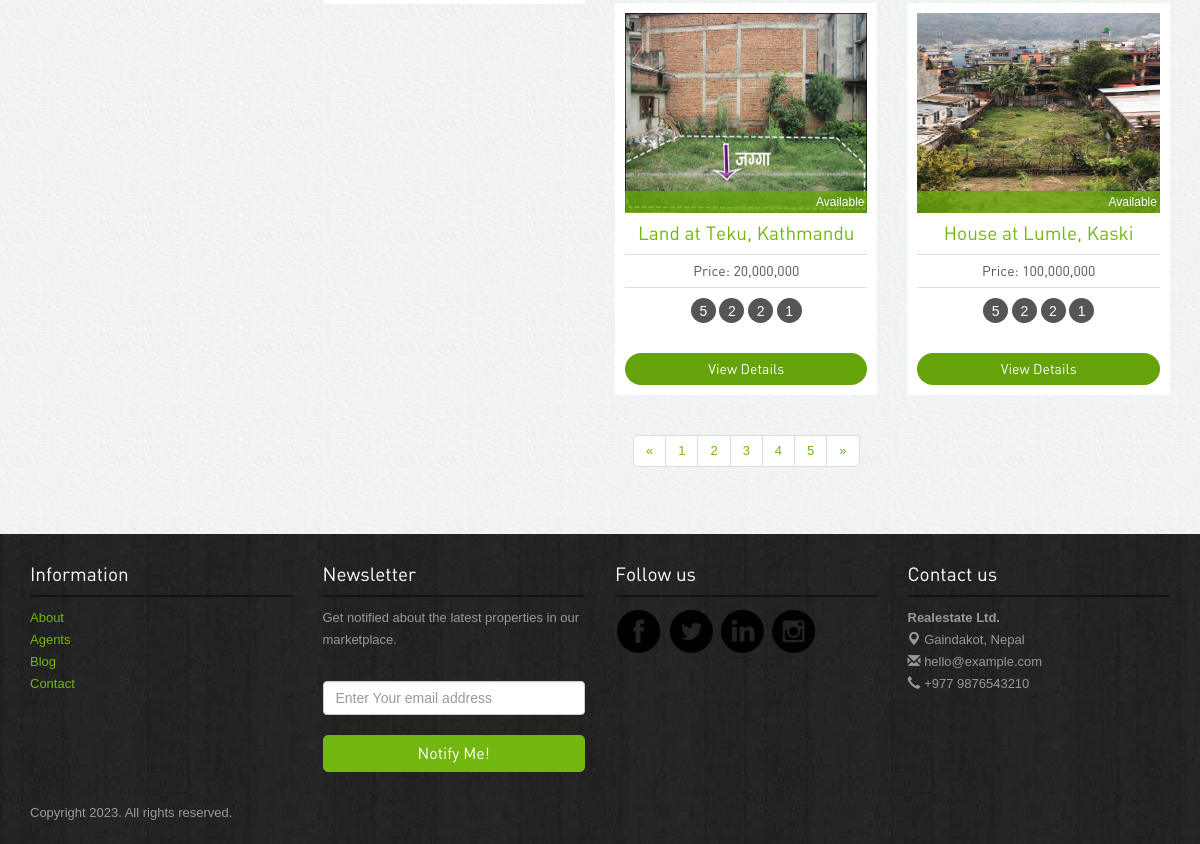
/search-result/ (lower part), run on an earlier commit of the app's database.
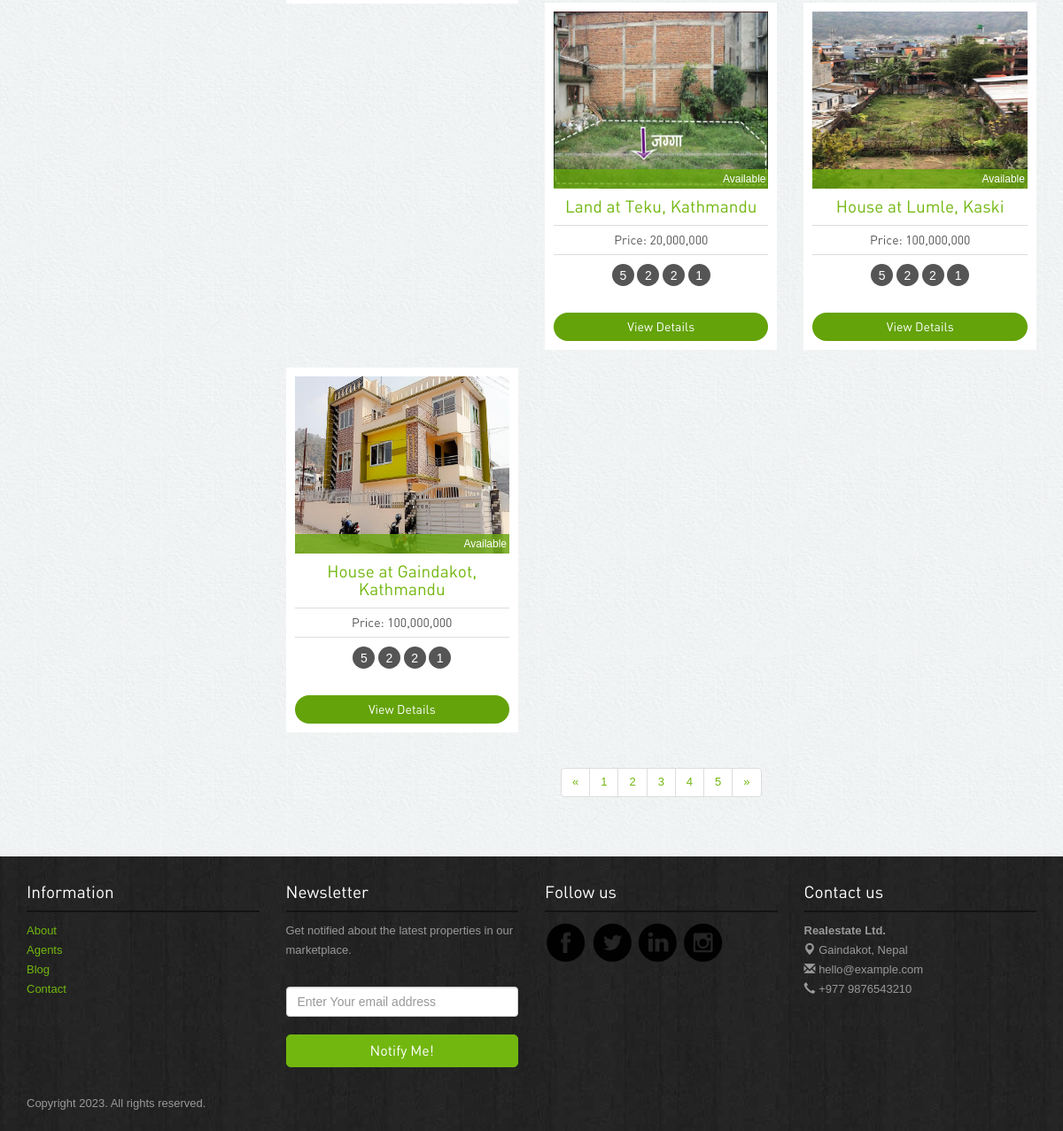
And on a later commit of the database.
### app/models.py (models this page shows)
class Property(models.Model):
    STATUS_CHOICES = [
        ("Select", "Select"),
        ("Available", "Available"),
        ("Rented", "Rented"),
        ("Sold", "Sold"),
    ]
    TYPE_CHOICES = [
        ("House", "House"),
        ("Land", "Land"),
        ("Apartment", "Apartment"),
        ("Commercial", "Commercial"),
    ]
    FOR_CHOICES = [
        ("Buyer", "Buyer"),
        ("Renter", "Renter"),
    ]
    property_type = models.CharField(
        max_length=100, choices=TYPE_CHOICES, default="select"
    )
    property_for = models.CharField(
        max_length=20, choices=FOR_CHOICES, default="select"
    )
    image = models.ImageField(
        blank=True, validators=[image_validations], upload_to="property_images"
    )
    price = models.CharField(max_length=20, blank=True)
    city = models.CharField(max_length=50)
    district = models.CharField(max_length=200)
    zip_code = models.CharField(max_length=20)
    description = models.TextField()
    status = models.CharField(max_length=20, choices=STATUS_CHOICES, default="Select")
    def __str__(self):
        return f"{self.property_type} at {self.city}, {self.district}"

### app/views.py (the view)
# urls.py: path("search-result/", views.SearchResultPage, name="search-result"),
def SearchResultPage(request):
    location = request.GET.get("location", "")
    property_for = request.GET.get("property_for", "")
    property_type = request.GET.get("property_type", "")
    properties = Property.objects.all()
    if location:
        properties = properties.filter(
            Q(city__icontains=location) | Q(district__icontains=location)
        )
    if property_for:
        properties = properties.filter(property_for__icontains=property_for)
    if property_type:
        properties = properties.filter(property_type__icontains=property_type)
    context = {"properties": properties}
    return render(request, "search/search-result.html", context)

### templates/search/search-result.html (shortened to what this page needs)
{% extends '../home.html' %}
{% load static %}
{% block content %}
<div class="container">
    <div class="properties-listing spacer">
        <div class="row">
            <div class="col-lg-9 col-sm-8">
                <div class="row">
                    {% if properties %}
                    {% for property in properties %}
                    <div class="col-lg-4 col-sm-6">
                        <div class="properties">
                            <div class="image-holder"><img src="{{property.image.url}}" class="img-responsive"
                                    alt="properties" style="width: 250px; height:200px;">
                                <div class="status sold">{{property.status}}</div>
                            </div>
                            {% if property.property_for == 'Renter' %}
                            <h4><a href="{% url 'property-details' 'rent' property.pk %}">{{property}}</a></h4>
                            {% else %}
                            <h4><a href="{% url 'property-details' 'buy' property.pk %}">{{property}}</a></h4>
                            {% endif %}
                            <p class="price">Price: {{property.price}}</p>
                            <div class="listing-detail"><span data-toggle="tooltip" data-placement="bottom"
                                    data-original-title="Bed Room">5</span> <span data-toggle="tooltip"
                                    data-placement="bottom" data-original-title="Living Room">2</span> <span
                                    data-toggle="tooltip" data-placement="bottom" data-original-title="Parking">2</span>
                                <span data-toggle="tooltip" data-placement="bottom"
                                    data-original-title="Kitchen">1</span>
                            </div>
                            {% if property.property_for == 'Renter' %}
                            <a class="btn btn-primary" href="{% url 'property-details' 'rent' property.pk %}">View
                                Details</a>
                            {% else %}
                            <a class="btn btn-primary" href="{% url 'property-details' 'buy' property.pk %}">View
                                Details</a>
                            {% endif %}
                        </div>
                    </div>
                    {% endfor %}
                    {% endif %}
                </div>
                <div class="center">
                    <ul class="pagination">
                        <li><a href="#">«</a></li>
                        <li><a href="#">1</a></li>
                        <li><a href="#">2</a></li>
                        <li><a href="#">3</a></li>
                        <li><a href="#">4</a></li>
                        <li><a href="#">5</a></li>
                        <li><a href="#">»</a></li>
                    </ul>
                </div>
            </div>
        </div>
    </div>
</div>
{% endblock %}

### templates/home.html (shortened to what this page needs)
{% extends 'index.html' %}
{% load static %}

### templates/index.html (shortened to what this page needs)
<!DOCTYPE html>
<html lang="en">
{% load static %}
<head>
  <link rel="stylesheet" href="{% static 'assets/bootstrap/css/bootstrap.css' %}" />
  <link rel="stylesheet" href="{% static 'assets/style.css' %}" />
  <link rel="stylesheet" href="https://cdnjs.cloudflare.com/ajax/libs/dropzone/5.9.3/dropzone.min.css" />
  <link rel="stylesheet" href="{% static 'assets/owl-carousel/owl.carousel.css' %}">
  <link rel="stylesheet" href="{% static 'assets/owl-carousel/owl.theme.css' %}">
  <link rel="stylesheet" type="text/css" href="{% static 'assets/slitslider/css/style.css' %}" />
  <link rel="stylesheet" type="text/css" href="{% static 'assets/slitslider/css/custom.css' %}" />
</head>
<body>
  {% block content %}{% endblock %}
  {% block footer %}
  <div class="footer">
    <div class="container">
      <div class="row">
        <div class="col-lg-3 col-sm-3">
          <h4>Information</h4>
          <ul class="row">
            <li class="col-lg-12 col-sm-12 col-xs-3"><a href="{% url 'about' %}">About</a></li>
            <li class="col-lg-12 col-sm-12 col-xs-3"><a href="{% url 'agents' %}">Agents</a></li>
            <li class="col-lg-12 col-sm-12 col-xs-3"><a href="{% url 'blog' %}">Blog</a></li>
            <li class="col-lg-12 col-sm-12 col-xs-3"><a href="{% url 'contact' %}">Contact</a></li>
          </ul>
        </div>
        <div class="col-lg-3 col-sm-3">
          <h4>Newsletter</h4>
          <p>Get notified about the latest properties in our marketplace.</p>
          <form class="form-inline" role="form">
            <input type="text" placeholder="Enter Your email address" class="form-control">
            <button class="btn btn-success" type="button">Notify Me!</button>
          </form>
        </div>
        <div class="col-lg-3 col-sm-3">
          <h4>Follow us</h4>
          <a href="https://www.facebook.com/sandeepsharmag35" target="_blank"><img
              src="{% static 'images/facebook.png' %}" alt="facebook"></a>
          <a href="https://twitter.com/slayrant/" target="_blank"><img src="{% static 'images/twitter.png' %}"
              alt="twitter"></a>
          <a href="#"><img src="{% static 'images/linkedin.png' %}" target="_blank" alt="linkedin"></a>
          <a href="https://instagram.com/sandip.slayrant/" target="_blank"><img
              src="{% static 'images/instagram.png' %}" alt="instagram"></a>
        </div>
        <div class="col-lg-3 col-sm-3">
          <h4>Contact us</h4>
          <p><b>Realestate Ltd.</b><br>
            <span class="glyphicon glyphicon-map-marker"></span> Gaindakot, Nepal <br>
            <span class="glyphicon glyphicon-envelope"></span> hello@example.com<br>
            <span class="glyphicon glyphicon-earphone"></span> +977 9876543210
          </p>
        </div>
      </div>
      <p class="copyright">Copyright 2023. All rights reserved. </p>
    </div>
  </div>
  {% endblock %}
</body>
</html>

### static/assets/style.css (style rules this page uses)
body { color:#555; font:normal 13px/22px Arial; background:url(../images/bgmain.png) #eee; }
h1,h2,h3,h4,h5 { font-weight:normal; font-family: din;margin: 0;padding: 0;color: #000 }
h4 { margin: 10px 0; font-size: 19px; }
p { margin-bottom: 30px; }
.spacer { margin-top: 40px;margin-bottom:40px; }
.center { text-align: center; }
select,input { outline: 0; margin-bottom: 20px; }
.btn { border-radius: 5px; font-family: din; outline: none; }
.btn-success { background: #72b70f;border:1px solid #72b70f;padding:6px 20px; font-size:16px; width: 100%; }
.btn-primary { background: #64a30a;border:none;width: 100%;border-radius: 20px; }
.properties-listing div.properties { padding: 10px; background-color: #fff;text-align: center; margin-bottom: 20px; }
.properties-listing div.properties .image-holder { position: relative; }
.properties-listing div.properties .status { position: absolute;bottom: 0;z-index: 100;display: block;width: 100%;color: #fff;padding:0 3px;text-align: right; font-size: 12px; }
.properties-listing div.properties p { margin-bottom: 10px; font-size: 14px;border-top: 1px solid #ddd;border-bottom: 1px solid #ddd;padding: 5px 0;font-family: din; }
.listing-detail { margin-bottom: 30px; }
.status.sold { background:rgba(104,167,13,0.8); }
.footer { background:url(../images/bg.jpg) #222; padding: 20px 0; color: #999; }
.footer h4 { color: #fff;border-bottom: 2px solid #131313;margin-bottom: 10px;padding-bottom: 10px; }
.footer ul { list-style: none;padding: 0; }
.footer p.copyright { margin: 30px 0 0 0; }

What changed in the data, as far as the page shows it:
added Property: image (picture), status "Available", property_type+city+district "House at Gaindakot, Kathmandu", price "100,000,000", property_for "View Details"
